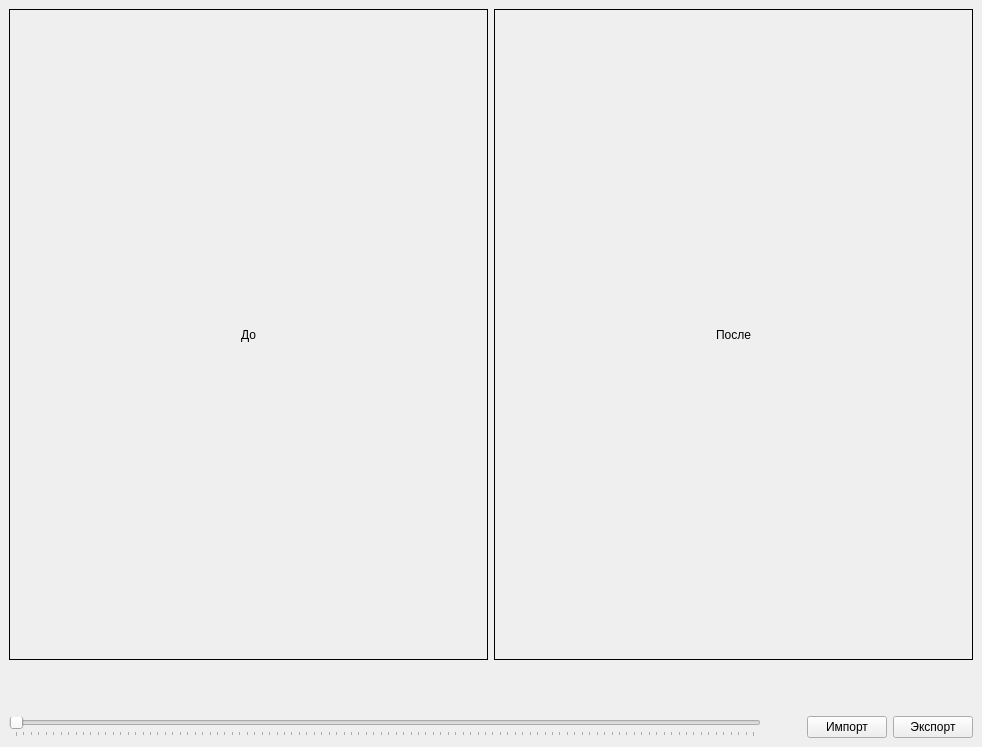
<?xml version="1.0" encoding="UTF-8"?>
<ui version="4.0">
 <class>MainWindow</class>
 <widget class="QMainWindow" name="MainWindow">
  <property name="geometry">
   <rect>
    <x>0</x>
    <y>0</y>
    <width>982</width>
    <height>747</height>
   </rect>
  </property>
  <property name="windowTitle">
   <string>MainWindow</string>
  </property>
  <widget class="QWidget" name="centralwidget">
   <layout class="QVBoxLayout" name="verticalLayout_2" stretch="1,0,0">
    <item>
     <layout class="QHBoxLayout" name="horizontalLayout_4">
      <property name="sizeConstraint">
       <enum>QLayout::SetFixedSize</enum>
      </property>
      <item>
       <layout class="QHBoxLayout" name="horizontalLayout_3">
        <item>
         <widget class="ScaledLabel" name="Label_before">
          <property name="enabled">
           <bool>true</bool>
          </property>
          <property name="sizePolicy">
           <sizepolicy hsizetype="Ignored" vsizetype="Ignored">
            <horstretch>0</horstretch>
            <verstretch>0</verstretch>
           </sizepolicy>
          </property>
          <property name="minimumSize">
           <size>
            <width>300</width>
            <height>300</height>
           </size>
          </property>
          <property name="frameShape">
           <enum>QFrame::Box</enum>
          </property>
          <property name="text">
           <string>До</string>
          </property>
          <property name="scaledContents">
           <bool>false</bool>
          </property>
          <property name="alignment">
           <set>Qt::AlignCenter</set>
          </property>
         </widget>
        </item>
        <item>
         <widget class="ScaledLabel" name="Label_after">
          <property name="enabled">
           <bool>true</bool>
          </property>
          <property name="sizePolicy">
           <sizepolicy hsizetype="Ignored" vsizetype="Ignored">
            <horstretch>0</horstretch>
            <verstretch>0</verstretch>
           </sizepolicy>
          </property>
          <property name="minimumSize">
           <size>
            <width>300</width>
            <height>300</height>
           </size>
          </property>
          <property name="frameShape">
           <enum>QFrame::Box</enum>
          </property>
          <property name="text">
           <string>После</string>
          </property>
          <property name="scaledContents">
           <bool>false</bool>
          </property>
          <property name="alignment">
           <set>Qt::AlignCenter</set>
          </property>
         </widget>
        </item>
       </layout>
      </item>
     </layout>
    </item>
    <item>
     <spacer name="verticalSpacer">
      <property name="orientation">
       <enum>Qt::Vertical</enum>
      </property>
      <property name="sizeType">
       <enum>QSizePolicy::Fixed</enum>
      </property>
      <property name="sizeHint" stdset="0">
       <size>
        <width>187</width>
        <height>50</height>
       </size>
      </property>
     </spacer>
    </item>
    <item>
     <layout class="QHBoxLayout" name="horizontalLayout_2" stretch="1,0,0">
      <item>
       <widget class="QSlider" name="Slider">
        <property name="enabled">
         <bool>true</bool>
        </property>
        <property name="minimumSize">
         <size>
          <width>0</width>
          <height>0</height>
         </size>
        </property>
        <property name="orientation">
         <enum>Qt::Horizontal</enum>
        </property>
        <property name="tickPosition">
         <enum>QSlider::TicksBelow</enum>
        </property>
       </widget>
      </item>
      <item>
       <spacer name="horizontalSpacer">
        <property name="orientation">
         <enum>Qt::Horizontal</enum>
        </property>
        <property name="sizeHint" stdset="0">
         <size>
          <width>40</width>
          <height>20</height>
         </size>
        </property>
       </spacer>
      </item>
      <item>
       <layout class="QHBoxLayout" name="horizontalLayout">
        <item>
         <widget class="QPushButton" name="Button_Import">
          <property name="text">
           <string>Импорт</string>
          </property>
         </widget>
        </item>
        <item>
         <widget class="QPushButton" name="Button_Export">
          <property name="text">
           <string>Экспорт</string>
          </property>
         </widget>
        </item>
       </layout>
      </item>
     </layout>
    </item>
   </layout>
  </widget>
 </widget>
 <customwidgets>
  <customwidget>
   <class>ScaledLabel</class>
   <extends>QLabel</extends>
   <header>custom_label</header>
  </customwidget>
 </customwidgets>
 <resources/>
 <connections/>
</ui>
